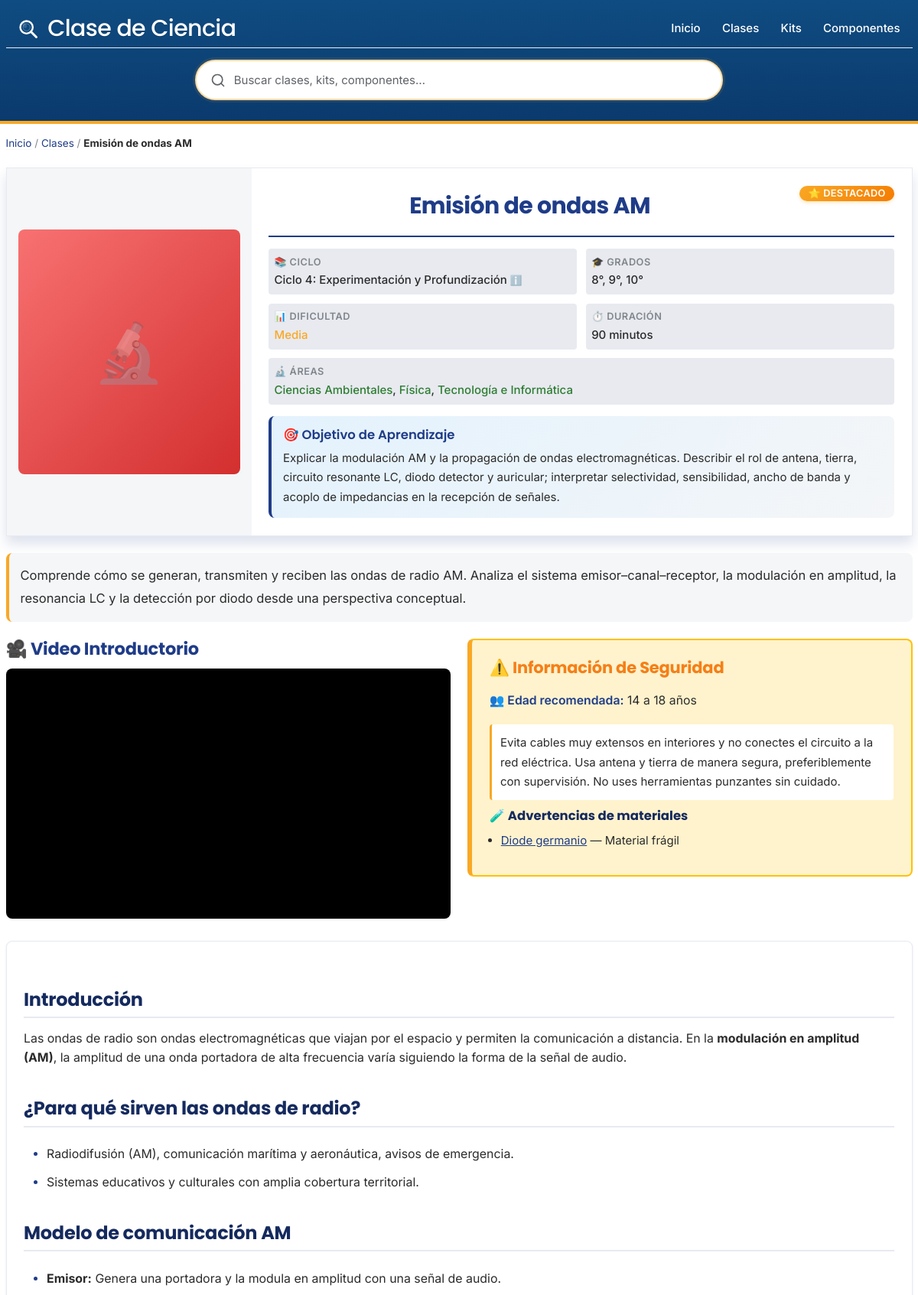
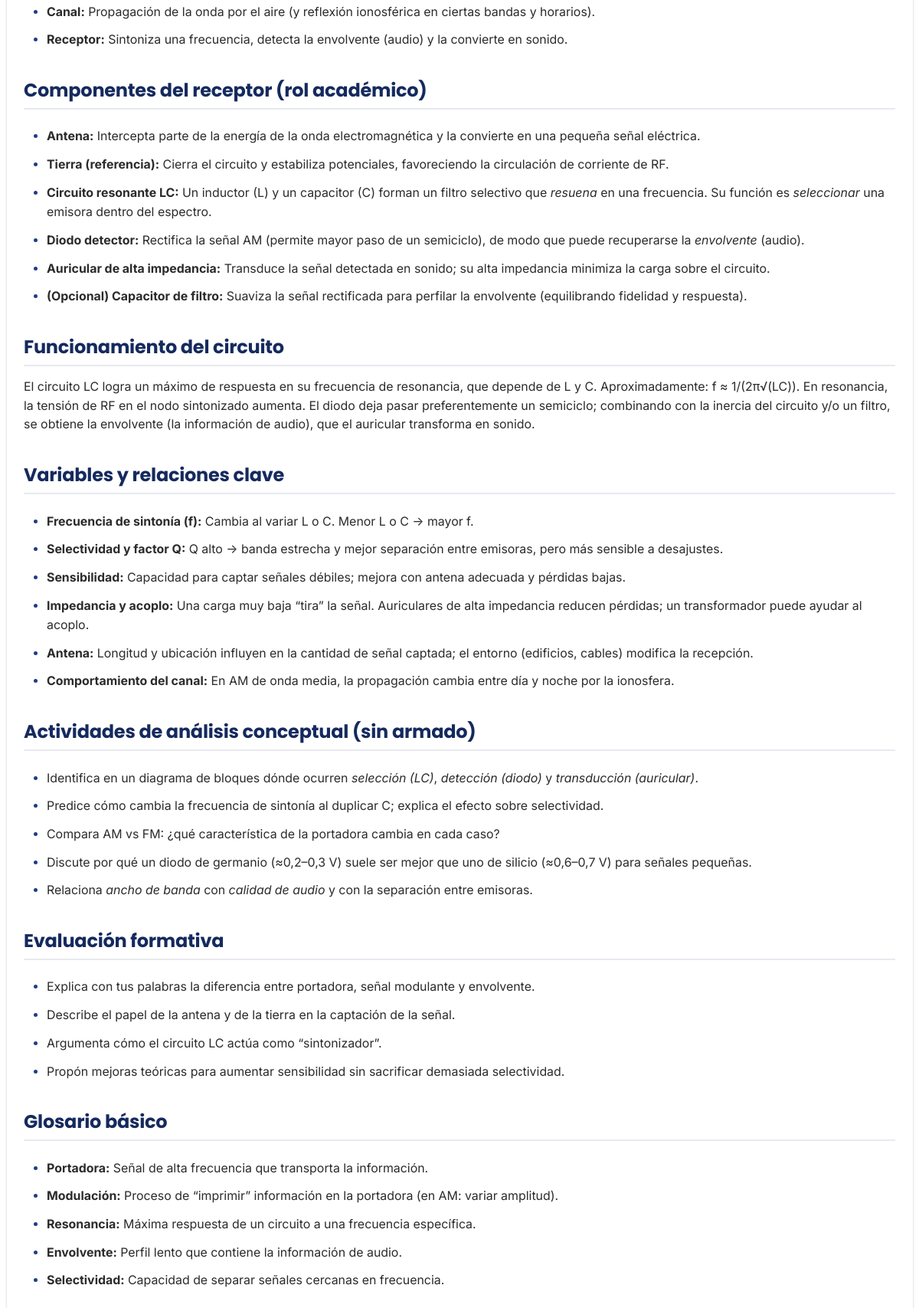
Screenshot of /clase-emision-de-ondas-am (upper part) with the database file from the repository (2 pictures, top to bottom).
### tables this page shows
CREATE TABLE `clases` (
  `id` int(11) NOT NULL,
  `nombre` varchar(180) NOT NULL,
  `slug` varchar(180) NOT NULL,
  `ciclo` tinyint(1) NOT NULL,
  `grados` longtext DEFAULT NULL CHECK (json_valid(`grados`)),
  `dificultad` varchar(32) DEFAULT NULL,
  `duracion_minutos` int(11) DEFAULT NULL,
  `resumen` text DEFAULT NULL,
  `objetivo_aprendizaje` text DEFAULT NULL,
  `imagen_portada` varchar(255) DEFAULT NULL,
  `video_portada` varchar(255) DEFAULT NULL,
  `seguridad` longtext DEFAULT NULL CHECK (json_valid(`seguridad`)),
  `seo_title` varchar(160) DEFAULT NULL,
  `seo_description` varchar(255) DEFAULT NULL,
  `activo` tinyint(1) NOT NULL DEFAULT 1,
  `destacado` tinyint(1) NOT NULL DEFAULT 0,
  `orden_popularidad` int(11) NOT NULL DEFAULT 0,
  `status` enum('draft','published') NOT NULL DEFAULT 'draft',
  `published_at` datetime DEFAULT NULL,
  `autor` varchar(120) DEFAULT NULL,
  `contenido_html` mediumtext DEFAULT NULL,
  `created_at` datetime NOT NULL DEFAULT current_timestamp(),
  `updated_at` datetime NOT NULL DEFAULT current_timestamp() ON UPDATE current_timestamp()
);

CREATE TABLE `ciclos` (
  `id` int(11) NOT NULL,
  `numero` int(11) NOT NULL COMMENT 'Número de ciclo (0-5)',
  `nombre` varchar(100) NOT NULL COMMENT 'Nombre del ciclo (ej: Exploración)',
  `slug` varchar(100) NOT NULL COMMENT 'URL-friendly identifier',
  `edad_min` int(11) NOT NULL COMMENT 'Edad mínima en años',
  `edad_max` int(11) NOT NULL COMMENT 'Edad máxima en años',
  `grados` longtext NOT NULL COMMENT 'Array JSON de grados (ej: [6,7])',
  `grados_texto` varchar(100) DEFAULT NULL COMMENT 'Representación textual de grados (ej: 6° a 7°)',
  `proposito` text NOT NULL COMMENT 'Propósito educativo del ciclo',
  `explicacion` text DEFAULT NULL COMMENT 'Explicación detallada del ciclo',
  `nivel_educativo` varchar(100) DEFAULT NULL COMMENT 'Equivalencia en sistema colombiano',
  `isced_level` varchar(20) DEFAULT NULL COMMENT 'Código UNESCO ISCED',
  `activo` tinyint(1) NOT NULL DEFAULT 1 COMMENT 'Si el ciclo está activo para uso',
  `orden` int(11) NOT NULL DEFAULT 0 COMMENT 'Orden de visualización'
);

CREATE TABLE `areas` (
  `id` int(11) NOT NULL,
  `nombre` varchar(80) NOT NULL,
  `slug` varchar(80) NOT NULL,
  `explicacion` text DEFAULT NULL
);

CREATE TABLE `kit_componentes` (
  `kit_id` int(11) NOT NULL,
  `item_id` int(11) NOT NULL,
  `cantidad` decimal(10,2) NOT NULL DEFAULT 1.00,
  `es_incluido_kit` tinyint(1) NOT NULL DEFAULT 1,
  `notas` varchar(255) DEFAULT NULL,
  `sort_order` int(11) NOT NULL DEFAULT 0
);

CREATE TABLE `kit_items` (
  `id` int(11) NOT NULL,
  `nombre_comun` varchar(160) NOT NULL,
  `slug` varchar(191) DEFAULT NULL,
  `categoria_id` int(11) DEFAULT NULL,
  `advertencias_seguridad` text DEFAULT NULL,
  `unidad` varchar(32) DEFAULT NULL,
  `sku` varchar(64) DEFAULT NULL
);

### includes/functions.php (called while the page is built, shortened)
<?php
function h($string) {
    return htmlspecialchars((string)$string, ENT_QUOTES, 'UTF-8');
}

### clase.php (the view, shortened to what this page needs)
<?php
require_once 'config.php';
require_once 'includes/functions.php';
$slug = isset($_GET['slug']) ? $_GET['slug'] : '';
$stmt = $pdo->prepare("SELECT * FROM clases WHERE slug = ? AND activo = 1");
$stmt->execute([$slug]);
$proyecto = $stmt->fetch();
$ciclo_info = [];
if (!empty($proyecto['ciclo'])) {
    $stmt = $pdo->prepare("SELECT * FROM ciclos WHERE numero = ? AND activo = 1 LIMIT 1");
    $stmt->execute([$proyecto['ciclo']]);
    $ciclo_info = $stmt->fetch();
}
$stmt = $pdo->prepare("SELECT a.* FROM areas a JOIN clase_areas ca ON a.id = ca.area_id WHERE ca.clase_id = ? ORDER BY a.nombre");
$stmt->execute([$proyecto['id']]);
$areas = $stmt->fetchAll();
$stmt = $pdo->prepare("
    SELECT k.*, ck.es_principal, ck.sort_order
    FROM kits k
    JOIN clase_kits ck ON k.id = ck.kit_id
    WHERE ck.clase_id = ?
    ORDER BY ck.es_principal DESC, ck.sort_order ASC
");
$stmt->execute([$proyecto['id']]);
$kits = $stmt->fetchAll();
$materiales_por_kit = [];
foreach ($kits as $kit) {
    $stmt = $pdo->prepare("
        SELECT kc.*, i.nombre_comun, i.slug, i.sku, i.unidad, i.advertencias_seguridad
        FROM kit_componentes kc
        JOIN kit_items i ON kc.item_id = i.id
        WHERE kc.kit_id = ?
        ORDER BY kc.sort_order ASC, i.nombre_comun ASC
    ");
    $stmt->execute([(int)$kit['id']]);
    $materiales_por_kit[$kit['id']] = $stmt->fetchAll(PDO::FETCH_ASSOC);
}
include 'includes/header.php';
?>
<div class="container article-page">
    <div class="breadcrumb">
        <a href="/">Inicio</a> / <a href="/clases">Clases</a> / <strong><?= h($proyecto['nombre']) ?></strong>
    </div>
    <div class="clase-summary-card">
        <div class="summary-content">
            <div class="summary-left">
            </div>
            <div class="summary-right">
                <div class="summary-header">
                    <h1 class="summary-title"><?= h($proyecto['nombre']) ?></h1>
                    <?php if (!empty($proyecto['destacado'])): ?>
                        <span class="badge badge-destacado" title="Recomendado">⭐ Destacado</span>
                    <?php endif; ?>
                </div>
                <div class="summary-specs">
                    <div class="spec-item spec-ciclo-clickable" onclick="toggleCicloModal()" title="Click para ver más información">
                        <span class="spec-label">📚 Ciclo</span>
                        <span class="spec-value">
                            Ciclo <?= h($proyecto['ciclo']) ?>: <?= !empty($ciclo_info) ? h($ciclo_info['nombre']) : '' ?>
                            <span class="info-icon">ℹ️</span>
                        </span>
                    </div>
                    <div class="spec-item">
                        <span class="spec-label">🎓 Grados</span>
                        <span class="spec-value">
                            <?php
                            if (!empty($proyecto['grados'])) {
                                $grados = json_decode($proyecto['grados'], true);
                                if (is_array($grados) && count($grados) > 0) {
                                    echo implode(', ', array_map(fn($g) => $g . '°', $grados));
                                }
                            }
                            ?>
                        </span>
                    </div>
                    <div class="spec-item">
                        <span class="spec-label">📊 Dificultad</span>
                        <span class="spec-value difficulty-<?= h($proyecto['dificultad']) ?>"><?= h(ucfirst($proyecto['dificultad'])) ?></span>
                    </div>
                    <div class="spec-item">
                        <span class="spec-label">⏱️ Duración</span>
                        <span class="spec-value"><?= (int)$proyecto['duracion_minutos'] ?> minutos</span>
                    </div>
                    <?php if (!empty($areas)): ?>
                    <div class="spec-item spec-item-full">
                        <span class="spec-label">🔬 Áreas</span>
                        <span class="spec-value">
                            <?php foreach ($areas as $idx => $area): ?>
                                <a href="/clases?area=<?= h($area['slug']) ?>" class="area-link"><?= h($area['nombre']) ?></a><?= $idx < count($areas) - 1 ? ', ' : '' ?>
                            <?php endforeach; ?>
                        </span>
                    </div>
                    <?php endif; ?>
                </div>
                <?php if (!empty($proyecto['objetivo_aprendizaje'])): ?>
                <div class="summary-objetivo">
                    <h3 class="objetivo-label">🎯 Objetivo de Aprendizaje</h3>
                    <p class="objetivo-content"><?= h($proyecto['objetivo_aprendizaje']) ?></p>
                </div>
                <?php endif; ?>
            </div>
        </div>
    </div>
    <article>
        <?php if (!empty($proyecto['resumen'])): ?>
        <div class="resumen-section">
            <p class="lead"><?= h($proyecto['resumen']) ?></p>
        </div>
        <?php endif; ?>
        <?php
        $has_seguridad = false;
        $seguridad = null;
        if (!empty($proyecto['seguridad'])) {
            $seguridad = json_decode($proyecto['seguridad'], true);
            $has_seguridad = is_array($seguridad) && (!empty($seguridad['edad_min']) || !empty($seguridad['notas']));
        }
        $has_video = !empty($proyecto['video_portada']);
        $kit_warnings = [];
        if (!empty($materiales_por_kit) && is_array($materiales_por_kit)) {
            foreach ($materiales_por_kit as $kId => $items) {
                foreach ($items as $m) {
                    if (!empty($m['advertencias_seguridad'])) {
                        $kit_warnings[] = [
                            'nombre' => $m['nombre_comun'] ?? 'Material',
                            'advertencia' => $m['advertencias_seguridad'],
                            'slug' => $m['slug'] ?? ''
                        ];
                    }
                }
            }
        }
        $has_kit_warnings = count($kit_warnings) > 0;
        ?>
        <?php if ($has_seguridad && $has_video): ?>
        <div class="intro-row">
            <section class="video-portada-section">
                <h2>🎥 Video Introductorio</h2>
                <div class="video-wrapper">
                    <iframe src="<?= h($proyecto['video_portada']) ?>" title="Video de <?= h($proyecto['nombre']) ?>" allowfullscreen></iframe>
                </div>
            </section>
            <section class="safety-info">
                <h2 class="safety-title">⚠️ Información de Seguridad</h2>
                <div class="safety-content">
                    <?php if (!empty($seguridad['edad_min']) && !empty($seguridad['edad_max'])): ?>
                        <p class="edad-recomendada"><strong>👥 Edad recomendada:</strong> <?= (int)$seguridad['edad_min'] ?> a <?= (int)$seguridad['edad_max'] ?> años</p>
                    <?php endif; ?>
                    <?php if (!empty($seguridad['notas'])): ?>
                        <div class="safety-notes"><?= nl2br(h($seguridad['notas'])) ?></div>
                    <?php endif; ?>
                    <?php if ($has_kit_warnings): ?>
                        <div class="safety-kits-inline">
                            <h3 class="safety-subtitle">🧪 Advertencias de materiales</h3>
                            <ul class="safety-kit-list">
                                <?php foreach ($kit_warnings as $kw): ?>
                                    <li>
                                        <?php if (!empty($kw['slug'])): ?>
                                            <a href="/<?= h($kw['slug']) ?>" title="Ver componente" aria-label="Ver componente <?= h($kw['nombre']) ?>"><?= h($kw['nombre']) ?></a>
                                        <?php else: ?>
                                            <strong><?= h($kw['nombre']) ?></strong>
                                        <?php endif; ?>
                                        <span>— <?= nl2br(h($kw['advertencia'])) ?></span>
                                    </li>
                                <?php endforeach; ?>
                            </ul>
                        </div>
                    <?php endif; ?>
                </div>
            </section>
        </div>
        <?php endif; ?>
        <section class="article-content">
            <?php if (!empty($proyecto['contenido_html'])): ?>
                <div class="article-body">
                    <?= $proyecto['contenido_html'] ?>
                </div>
            <?php else: ?>
                <p class="no-content">El contenido detallado de esta clase se encuentra en desarrollo. Por favor contacta a tu docente para más información.</p>
            <?php endif; ?>
        </section>
    </article>
</div>
<?php include 'includes/footer.php'; ?>

### assets/css/article-content.css (style rules this page uses)
.article-body { font-family: var(--font-body); font-size: 1.06rem; line-height: 1.75; color: var(--color-text); max-width: 65ch; margin: 0 auto; background: var(--color-bg); border: 1px solid var(--color-border-light); border-radius: var(--border-radius); padding: var(--spacing-xl); box-shadow: var(--shadow-sm); }
.article-body h2 { font-size: 1.6rem; font-weight: 700; line-height: 1.3; margin: 2.5rem 0 1rem 0; font-family: var(--font-heading); color: var(--color-primary-dark); border-bottom: 2px solid var(--color-border-light); padding-bottom: 0.5rem; }
.article-body p { margin-bottom: 1.5rem; }
.article-body strong, .article-body b { font-weight: 700; color: var(--color-text); }
.article-body em, .article-body i { font-style: italic; }
.article-body ul, .article-body ol { margin: 1.5rem 0 1.5rem 2rem; padding: 0; }
.article-body ul { list-style-type: disc; }
.article-body li { margin-bottom: 0.75rem; line-height: 1.6; }
.article-body li::marker { color: var(--color-primary); font-weight: 600; }
@media (min-width: 1024px) { .article-body { max-width: none; width: 100%; } }

### rows the page displays
clases: nombre "Emisión de ondas AM", ciclo "4", grados "8°, 9°, 10°", dificultad "Media", duracion_minutos "90", objetivo_aprendizaje "Explicar la modulación AM y la propagación de ondas electromagnéticas. Describir el rol de antena, tierra, circuito resonante LC, diodo detector y auricular; interpretar selectividad, sensibilidad, ancho de banda y acoplo de impedancias en la recepción de señales.", resumen "Comprende cómo se generan, transmiten y reciben las ondas de radio AM. Analiza el sistema emisor–canal–receptor, la modulación en amplitud, la resonancia LC y la detección por diodo desde una perspectiva conceptual.", seguridad "14", seguridad "18", seguridad "Evita cables muy extensos en interiores y no conectes el circuito a la red eléctrica. Usa antena y tierra de manera segura, preferiblemente con supervisión. No uses herramientas punzantes sin cuidado.", contenido_html "Introducción Las ondas de radio son ondas electromagnéticas que viajan por el espacio y permiten la comunicación a distancia. En la modulación en amplitud (AM) , la amplitud de una onda portadora de alta frecuencia varía siguiendo la forma de la señal de audio. ¿Para qué sirven las ondas de radio? Radiodifusión (AM), comunicación marítima y aeronáutica, avisos de emergencia. Sistemas educativos y culturales con amplia cobertura territorial. Modelo de comunicación AM Emisor: Genera una portadora y la modula en amplitud con una señal de audio. Canal: Propagación de la onda por el aire (y reflexión ionosférica en ciertas bandas y horarios). Receptor: Sintoniza una frecuencia, detecta la…"
ciclos: nombre "Experimentación y Profundización"
areas: nombre "Ciencias Ambientales"
areas: nombre "Física"
areas: nombre "Tecnología e Informática"
kit_componentes: item.nombre_comun "Diode germanio", item.advertencias_seguridad "Material frágil"

### other values shown
SITE_NAME "Clase de Ciencia"
